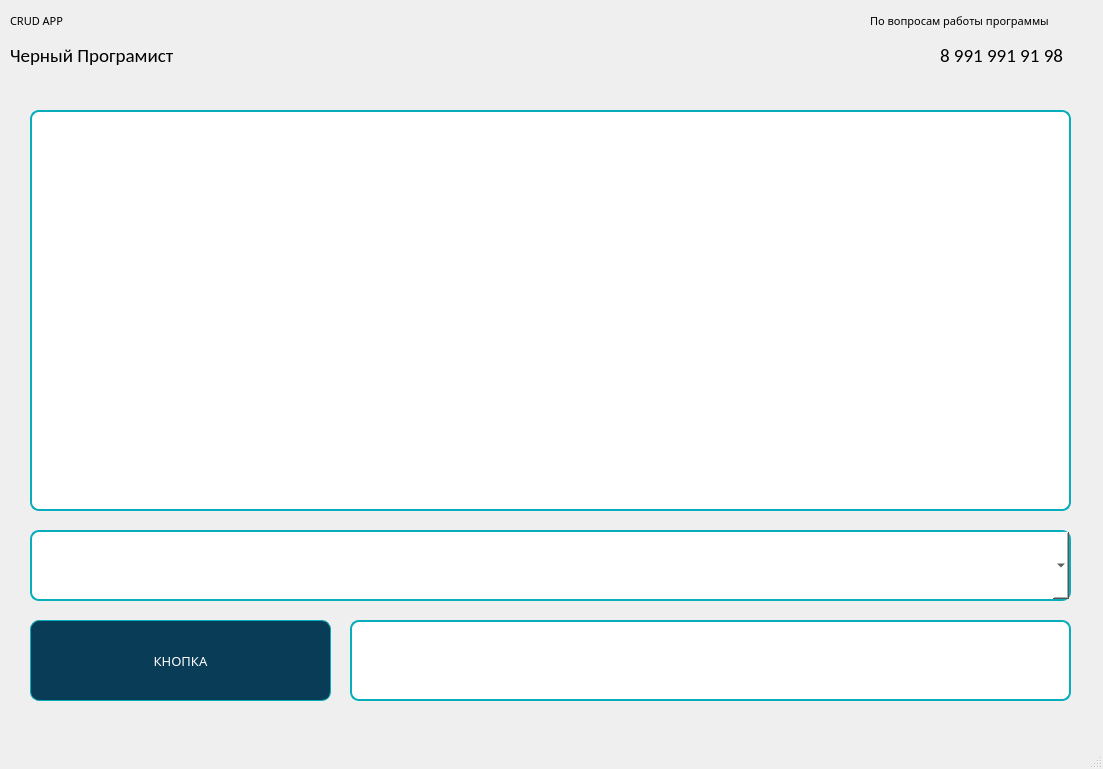
<?xml version="1.0" encoding="UTF-8"?>
<ui version="4.0">
 <class>MainWindow</class>
 <widget class="QMainWindow" name="MainWindow">
  <property name="geometry">
   <rect>
    <x>0</x>
    <y>0</y>
    <width>1103</width>
    <height>769</height>
   </rect>
  </property>
  <property name="windowTitle">
   <string>MainWindow</string>
  </property>
  <widget class="QWidget" name="centralwidget">
   <widget class="QLabel" name="BackGrounde">
    <property name="geometry">
     <rect>
      <x>0</x>
      <y>-20</y>
      <width>1111</width>
      <height>761</height>
     </rect>
    </property>
    <property name="text">
     <string/>
    </property>
    <property name="pixmap">
     <pixmap>Desktop - 2.png</pixmap>
    </property>
   </widget>
   <widget class="QLabel" name="label">
    <property name="geometry">
     <rect>
      <x>0</x>
      <y>-10</y>
      <width>1111</width>
      <height>101</height>
     </rect>
    </property>
    <property name="text">
     <string/>
    </property>
    <property name="pixmap">
     <pixmap>head.jpg</pixmap>
    </property>
   </widget>
   <widget class="QLabel" name="label_2">
    <property name="geometry">
     <rect>
      <x>870</x>
      <y>0</y>
      <width>231</width>
      <height>41</height>
     </rect>
    </property>
    <property name="font">
     <font>
      <family>Montserrat</family>
      <pointsize>8</pointsize>
     </font>
    </property>
    <property name="text">
     <string>По вопросам работы программы</string>
    </property>
   </widget>
   <widget class="QLabel" name="label_8">
    <property name="geometry">
     <rect>
      <x>940</x>
      <y>30</y>
      <width>161</width>
      <height>51</height>
     </rect>
    </property>
    <property name="font">
     <font>
      <family>Calibri</family>
      <pointsize>14</pointsize>
      <weight>50</weight>
      <bold>false</bold>
     </font>
    </property>
    <property name="text">
     <string>8 991 991 91 98</string>
    </property>
   </widget>
   <widget class="QLabel" name="label_9">
    <property name="geometry">
     <rect>
      <x>10</x>
      <y>0</y>
      <width>271</width>
      <height>41</height>
     </rect>
    </property>
    <property name="font">
     <font>
      <family>Montserrat</family>
      <pointsize>8</pointsize>
     </font>
    </property>
    <property name="styleSheet">
     <string notr="true">color: black;</string>
    </property>
    <property name="text">
     <string>CRUD APP</string>
    </property>
   </widget>
   <widget class="QLabel" name="label_4">
    <property name="geometry">
     <rect>
      <x>10</x>
      <y>30</y>
      <width>281</width>
      <height>51</height>
     </rect>
    </property>
    <property name="font">
     <font>
      <family>Calibri</family>
      <pointsize>14</pointsize>
      <weight>50</weight>
      <bold>false</bold>
     </font>
    </property>
    <property name="styleSheet">
     <string notr="true">color: black;</string>
    </property>
    <property name="text">
     <string>Черный Програмист</string>
    </property>
   </widget>
   <widget class="QPushButton" name="pushButton">
    <property name="geometry">
     <rect>
      <x>30</x>
      <y>620</y>
      <width>301</width>
      <height>81</height>
     </rect>
    </property>
    <property name="font">
     <font>
      <family>Montserrat</family>
      <pointsize>10</pointsize>
     </font>
    </property>
    <property name="styleSheet">
     <string notr="true">QPushButton {
	color: white;
	background-color: #093c57;
	border-radius: 9;
	border: 1px solid #07adba;

}

QPushButton:hover {
	background-color: #1388c5;
	border: 1px solid #057a83;
}

QPushButton:pressed {
	background-color: #154560;
	border: 2px solid #00ccff;
}
</string>
    </property>
    <property name="text">
     <string>КНОПКА</string>
    </property>
   </widget>
   <widget class="QComboBox" name="comboBox">
    <property name="geometry">
     <rect>
      <x>30</x>
      <y>530</y>
      <width>1041</width>
      <height>71</height>
     </rect>
    </property>
    <property name="styleSheet">
     <string notr="true">background-color: #FFFFFF;
border-radius: 9;
border: 2px solid #07adba;</string>
    </property>
   </widget>
   <widget class="QPlainTextEdit" name="qIN">
    <property name="geometry">
     <rect>
      <x>350</x>
      <y>620</y>
      <width>721</width>
      <height>81</height>
     </rect>
    </property>
    <property name="font">
     <font>
      <family>Montserrat</family>
      <pointsize>10</pointsize>
     </font>
    </property>
    <property name="styleSheet">
     <string notr="true">background-color: #FFFFFF;
border-radius: 9;
border: 2px solid #07adba;

</string>
    </property>
   </widget>
   <widget class="QTableWidget" name="tableOut">
    <property name="geometry">
     <rect>
      <x>30</x>
      <y>110</y>
      <width>1041</width>
      <height>401</height>
     </rect>
    </property>
    <property name="styleSheet">
     <string notr="true">background-color: #FFFFFF;
border-radius: 9;
border: 2px solid #07adba;</string>
    </property>
   </widget>
  </widget>
  <widget class="QStatusBar" name="statusbar"/>
 </widget>
 <resources/>
 <connections/>
</ui>
